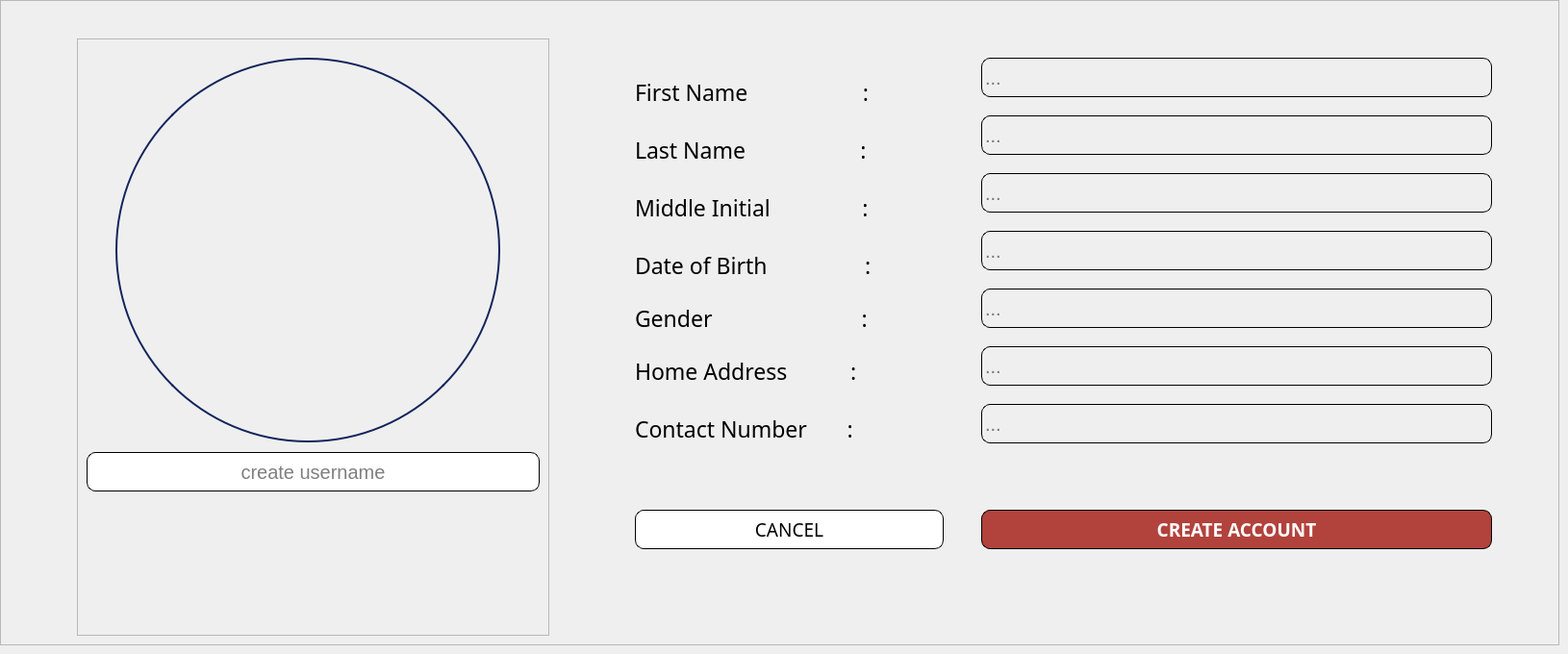
        <widget class="QWidget" name="CREATE_NEW_CASHIER_ACCOUNT">
         <widget class="QFrame" name="frame_39">
          <property name="geometry">
           <rect>
            <x>0</x>
            <y>0</y>
            <width>1621</width>
            <height>671</height>
           </rect>
          </property>
          <property name="frameShape">
           <enum>QFrame::StyledPanel</enum>
          </property>
          <property name="frameShadow">
           <enum>QFrame::Raised</enum>
          </property>
          <widget class="QFrame" name="frame_40">
           <property name="geometry">
            <rect>
             <x>80</x>
             <y>40</y>
             <width>491</width>
             <height>621</height>
            </rect>
           </property>
           <property name="frameShape">
            <enum>QFrame::StyledPanel</enum>
           </property>
           <property name="frameShadow">
            <enum>QFrame::Raised</enum>
           </property>
           <widget class="QLabel" name="label_createUSER_profile_pic_cashier">
            <property name="geometry">
             <rect>
              <x>40</x>
              <y>20</y>
              <width>400</width>
              <height>400</height>
             </rect>
            </property>
            <property name="styleSheet">
             <string notr="true">border-radius: 200px;   /* half of 400 */
border: 2px solid #12245c;  /* optional: blue border */
</string>
            </property>
            <property name="text">
             <string/>
            </property>
            <property name="pixmap">
             <pixmap>:/JJimages/userProfilepicture.png</pixmap>
            </property>
            <property name="scaledContents">
             <bool>true</bool>
            </property>
           </widget>
           <widget class="QLineEdit" name="lineEdit_createUSERNAME_cashier">
            <property name="geometry">
             <rect>
              <x>10</x>
              <y>430</y>
              <width>471</width>
              <height>41</height>
             </rect>
            </property>
            <property name="font">
             <font>
              <pointsize>15</pointsize>
             </font>
            </property>
            <property name="styleSheet">
             <string notr="true">border: 1px solid #000000; 
border-radius: 9px; 
padding: 1px;</string>
            </property>
            <property name="text">
             <string/>
            </property>
            <property name="alignment">
             <set>Qt::AlignCenter</set>
            </property>
            <property name="placeholderText">
             <string>create username</string>
            </property>
           </widget>
          </widget>
          <widget class="QFrame" name="frame_41">
           <property name="geometry">
            <rect>
             <x>610</x>
             <y>-60</y>
             <width>961</width>
             <height>561</height>
            </rect>
           </property>
           <property name="font">
            <font>
             <pointsize>7</pointsize>
            </font>
           </property>
           <property name="styleSheet">
            <string notr="true">background: transparent;</string>
           </property>
           <property name="frameShape">
            <enum>QFrame::StyledPanel</enum>
           </property>
           <property name="frameShadow">
            <enum>QFrame::Raised</enum>
           </property>
           <widget class="QLabel" name="label_100">
            <property name="geometry">
             <rect>
              <x>50</x>
              <y>140</y>
              <width>321</width>
              <height>31</height>
             </rect>
            </property>
            <property name="font">
             <font>
              <family>Poppins Medium</family>
              <pointsize>17</pointsize>
             </font>
            </property>
            <property name="text">
             <string>First Name                    :</string>
            </property>
           </widget>
           <widget class="QLabel" name="label_101">
            <property name="geometry">
             <rect>
              <x>50</x>
              <y>200</y>
              <width>301</width>
              <height>31</height>
             </rect>
            </property>
            <property name="font">
             <font>
              <family>Poppins Medium</family>
              <pointsize>17</pointsize>
             </font>
            </property>
            <property name="text">
             <string>Last Name                    :</string>
            </property>
           </widget>
           <widget class="QLabel" name="label_103">
            <property name="geometry">
             <rect>
              <x>50</x>
              <y>250</y>
              <width>321</width>
              <height>51</height>
             </rect>
            </property>
            <property name="font">
             <font>
              <family>Poppins Medium</family>
              <pointsize>17</pointsize>
             </font>
            </property>
            <property name="text">
             <string>Middle Initial                :</string>
            </property>
           </widget>
           <widget class="QLabel" name="label_104">
            <property name="geometry">
             <rect>
              <x>50</x>
              <y>310</y>
              <width>311</width>
              <height>51</height>
             </rect>
            </property>
            <property name="font">
             <font>
              <family>Poppins Medium</family>
              <pointsize>17</pointsize>
             </font>
            </property>
            <property name="text">
             <string>Date of Birth                 :</string>
            </property>
           </widget>
           <widget class="QLabel" name="label_121">
            <property name="geometry">
             <rect>
              <x>50</x>
              <y>370</y>
              <width>311</width>
              <height>41</height>
             </rect>
            </property>
            <property name="font">
             <font>
              <family>Poppins Medium</family>
              <pointsize>17</pointsize>
             </font>
            </property>
            <property name="text">
             <string>Gender                          :</string>
            </property>
           </widget>
           <widget class="QLabel" name="label_122">
            <property name="geometry">
             <rect>
              <x>50</x>
              <y>410</y>
              <width>311</width>
              <height>71</height>
             </rect>
            </property>
            <property name="font">
             <font>
              <family>Poppins Medium</family>
              <pointsize>17</pointsize>
             </font>
            </property>
            <property name="text">
             <string>Home Address           :</string>
            </property>
           </widget>
           <widget class="QLabel" name="label_123">
            <property name="geometry">
             <rect>
              <x>50</x>
              <y>460</y>
              <width>321</width>
              <height>91</height>
             </rect>
            </property>
            <property name="font">
             <font>
              <family>Poppins Medium</family>
              <pointsize>17</pointsize>
             </font>
            </property>
            <property name="text">
             <string>Contact Number       :</string>
            </property>
           </widget>
           <widget class="QLineEdit" name="lineEdit__createFname_cashier">
            <property name="geometry">
             <rect>
              <x>410</x>
              <y>120</y>
              <width>531</width>
              <height>41</height>
             </rect>
            </property>
            <property name="font">
             <font>
              <pointsize>15</pointsize>
             </font>
            </property>
            <property name="styleSheet">
             <string notr="true">border: 1px solid #000000; 
border-radius: 9px; 
padding: 1px;</string>
            </property>
            <property name="text">
             <string/>
            </property>
            <property name="placeholderText">
             <string>...</string>
            </property>
           </widget>
           <widget class="QLineEdit" name="lineEdit__createLname_cashier">
            <property name="geometry">
             <rect>
              <x>410</x>
              <y>180</y>
              <width>531</width>
              <height>41</height>
             </rect>
            </property>
            <property name="font">
             <font>
              <pointsize>15</pointsize>
             </font>
            </property>
            <property name="styleSheet">
             <string notr="true">border: 1px solid #000000; 
border-radius: 9px; 
padding: 1px;</string>
            </property>
            <property name="text">
             <string/>
            </property>
            <property name="placeholderText">
             <string>...</string>
            </property>
           </widget>
           <widget class="QLineEdit" name="lineEdit__createMidInitial_cashier">
            <property name="geometry">
             <rect>
              <x>410</x>
              <y>240</y>
              <width>531</width>
              <height>41</height>
             </rect>
            </property>
            <property name="font">
             <font>
              <pointsize>15</pointsize>
             </font>
            </property>
            <property name="styleSheet">
             <string notr="true">border: 1px solid #000000; 
border-radius: 9px; 
padding: 1px;</string>
            </property>
            <property name="text">
             <string/>
            </property>
            <property name="placeholderText">
             <string>...</string>
            </property>
           </widget>
           <widget class="QLineEdit" name="lineEdit__createDOB_cashier">
            <property name="geometry">
             <rect>
              <x>410</x>
              <y>300</y>
              <width>531</width>
              <height>41</height>
             </rect>
            </property>
            <property name="font">
             <font>
              <pointsize>15</pointsize>
             </font>
            </property>
            <property name="styleSheet">
             <string notr="true">border: 1px solid #000000; 
border-radius: 9px; 
padding: 1px;</string>
            </property>
            <property name="text">
             <string/>
            </property>
            <property name="placeholderText">
             <string>...</string>
            </property>
           </widget>
           <widget class="QLineEdit" name="lineEdit__createGender_cashier">
            <property name="geometry">
             <rect>
              <x>410</x>
              <y>360</y>
              <width>531</width>
              <height>41</height>
             </rect>
            </property>
            <property name="font">
             <font>
              <pointsize>15</pointsize>
             </font>
            </property>
            <property name="styleSheet">
             <string notr="true">border: 1px solid #000000; 
border-radius: 9px; 
padding: 1px;</string>
            </property>
            <property name="text">
             <string/>
            </property>
            <property name="placeholderText">
             <string>...</string>
            </property>
           </widget>
           <widget class="QLineEdit" name="lineEdit__createHomeAddress_cashier">
            <property name="geometry">
             <rect>
              <x>410</x>
              <y>420</y>
              <width>531</width>
              <height>41</height>
             </rect>
            </property>
            <property name="font">
             <font>
              <pointsize>15</pointsize>
             </font>
            </property>
            <property name="styleSheet">
             <string notr="true">border: 1px solid #000000; 
border-radius: 9px; 
padding: 1px;</string>
            </property>
            <property name="text">
             <string/>
            </property>
            <property name="placeholderText">
             <string>...</string>
            </property>
           </widget>
           <widget class="QLineEdit" name="lineEdit_createContactNum_cashier">
            <property name="geometry">
             <rect>
              <x>410</x>
              <y>480</y>
              <width>531</width>
              <height>41</height>
             </rect>
            </property>
            <property name="font">
             <font>
              <pointsize>15</pointsize>
             </font>
            </property>
            <property name="styleSheet">
             <string notr="true">border: 1px solid #000000; 
border-radius: 9px; 
padding: 1px;</string>
            </property>
            <property name="text">
             <string/>
            </property>
            <property name="placeholderText">
             <string>...</string>
            </property>
           </widget>
          </widget>
          <widget class="QPushButton" name="pushButton_CreateAccount_cashier">
           <property name="geometry">
            <rect>
             <x>1020</x>
             <y>530</y>
             <width>531</width>
             <height>41</height>
            </rect>
           </property>
           <property name="font">
            <font>
             <family>Poppins Medium</family>
             <pointsize>14</pointsize>
             <weight>62</weight>
             <bold>true</bold>
            </font>
           </property>
           <property name="styleSheet">
            <string notr="true">
color: #ffffff;
border: 1px solid #000000; 
border-radius: 9px; 
padding: 3px; 
background-color: #b2423c; 
font-weight: 500;
</string>
           </property>
           <property name="text">
            <string>CREATE ACCOUNT</string>
           </property>
          </widget>
          <widget class="QPushButton" name="pushButton_cancelCreateAccount_cashier">
           <property name="geometry">
            <rect>
             <x>660</x>
             <y>530</y>
             <width>321</width>
             <height>41</height>
            </rect>
           </property>
           <property name="font">
            <font>
             <family>Poppins Medium</family>
             <pointsize>14</pointsize>
            </font>
           </property>
           <property name="styleSheet">
            <string notr="true">/* Default Inactive Buttons */
QPushButton {
color: #000000;
border: 1px solid #000000; 
border-radius: 9px; 
padding: 3px; 
background-color: #ffffff; 
}
/* Hover Effect on Inactive Buttons */
QPushButton:hover {
    background-color:#dbdcd8;
color:black;
font-weight: 500;
}

/* Active Button (Current Page) */
QPushButton#activeButton {
    background-color: #dbdcd8;
    color: black;
font-weight: 500;
}
</string>
           </property>
           <property name="text">
            <string>CANCEL</string>
           </property>
          </widget>
         </widget>
        </widget>
